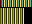

The image is a tile-based game level rendered from a .tmx file. Its description and complete source (layers, tilesets, objects, tile grids) follow:
An orthogonal 4x3 tile map with 8x8 px tiles, 1 tile layer (ground), 2 tilesets and 2 objects.

<map version="1.10" orientation="orthogonal" width="4" height="3" tilewidth="8" tileheight="8" infinite="0">
 <tileset firstgid="1" source="seed_atlas.tsx" />
 <tileset firstgid="10" source="seed_coll.tsx" />
 <layer id="1" name="ground" width="4" height="3"><data encoding="csv">
1,2,3,4,
0,0,0,0,
10,11,0,0
</data></layer>
 <objectgroup id="2" name="things">
  <object id="1" gid="1" x="0" y="8" width="8" height="8" />
  <object id="2" gid="10" x="16" y="8" />
 </objectgroup>
</map>
